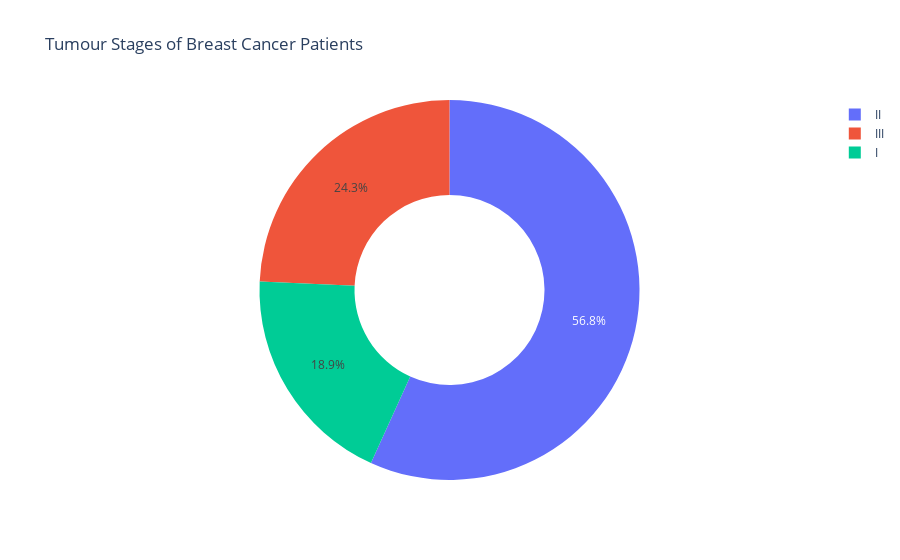

Write notebook code for a chart like this one.
### Markdown cell above
Now we have some information about the stages of patients tumours, let's visualize this in a pie chart

### Code cell
figure = px.pie(data,values=quantity,names=transactions,hole=0.5, title="Tumour Stages of Breast Cancer Patients")
figure.show()

### Figure 1 — Plotly figure (JSON) as saved in the notebook; plotly's stock layout.template omitted (floating-point values rounded to 4 significant figures)
{"data": [{"domain": {"x": [0, 1], "y": [0, 1]}, "hole": 0.5, "hovertemplate": "label=%{label}<br>value=%{value}<extra></extra>", "labels": ["II", "III", "I"], "legendgroup": "", "name": "", "showlegend": true, "type": "pie", "values": [180, 77, 60]}], "layout": {"legend": {"tracegroupgap": 0}, "title": {"text": "Tumour Stages of Breast Cancer Patients"}}}
